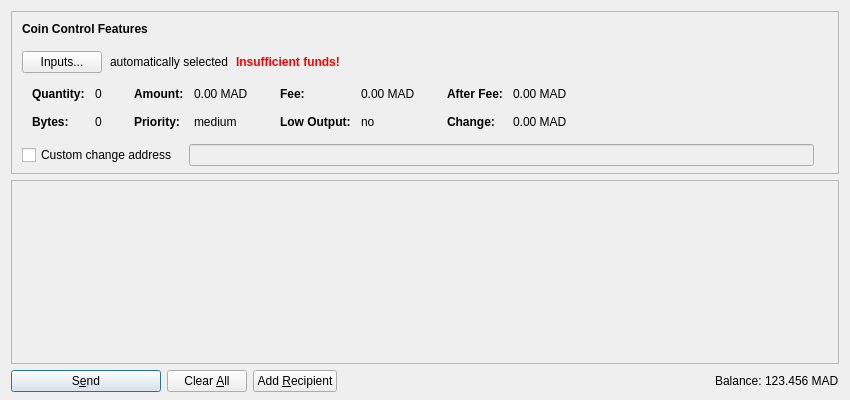
<?xml version="1.0" encoding="UTF-8"?>
<ui version="4.0">
 <class>SendCoinsDialog</class>
 <widget class="QDialog" name="SendCoinsDialog">
  <property name="geometry">
   <rect>
    <x>0</x>
    <y>0</y>
    <width>850</width>
    <height>400</height>
   </rect>
  </property>
  <property name="windowTitle">
   <string>Send Coins</string>
  </property>
  <layout class="QVBoxLayout" name="verticalLayout" stretch="0,1,0">
   <property name="bottomMargin">
    <number>8</number>
   </property>
   <item>
    <widget class="QFrame" name="frameCoinControl">
     <property name="sizePolicy">
      <sizepolicy hsizetype="Expanding" vsizetype="Expanding">
       <horstretch>0</horstretch>
       <verstretch>0</verstretch>
      </sizepolicy>
     </property>
     <property name="maximumSize">
      <size>
       <width>16777215</width>
       <height>16777215</height>
      </size>
     </property>
     <property name="frameShape">
      <enum>QFrame::StyledPanel</enum>
     </property>
     <property name="frameShadow">
      <enum>QFrame::Sunken</enum>
     </property>
     <layout class="QVBoxLayout" name="verticalLayoutCoinControl2">
      <property name="spacing">
       <number>0</number>
      </property>
      <property name="leftMargin">
       <number>0</number>
      </property>
      <property name="topMargin">
       <number>0</number>
      </property>
      <property name="rightMargin">
       <number>0</number>
      </property>
      <property name="bottomMargin">
       <number>6</number>
      </property>
      <item>
       <layout class="QVBoxLayout" name="verticalLayoutCoinControl" stretch="0,0,0,0,1">
        <property name="spacing">
         <number>0</number>
        </property>
        <property name="leftMargin">
         <number>10</number>
        </property>
        <property name="topMargin">
         <number>10</number>
        </property>
        <item>
         <layout class="QHBoxLayout" name="horizontalLayoutCoinControl1">
          <property name="bottomMargin">
           <number>15</number>
          </property>
          <item>
           <widget class="QLabel" name="labelCoinControlFeatures">
            <property name="sizePolicy">
             <sizepolicy hsizetype="Preferred" vsizetype="Maximum">
              <horstretch>0</horstretch>
              <verstretch>0</verstretch>
             </sizepolicy>
            </property>
            <property name="font">
             <font>
              <weight>75</weight>
              <bold>true</bold>
             </font>
            </property>
            <property name="styleSheet">
             <string notr="true">font-weight:bold;</string>
            </property>
            <property name="text">
             <string>Coin Control Features</string>
            </property>
           </widget>
          </item>
         </layout>
        </item>
        <item>
         <layout class="QHBoxLayout" name="horizontalLayoutCoinControl2" stretch="0,0,0,0">
          <property name="spacing">
           <number>8</number>
          </property>
          <property name="bottomMargin">
           <number>10</number>
          </property>
          <item>
           <widget class="QPushButton" name="pushButtonCoinControl">
            <property name="styleSheet">
             <string notr="true"/>
            </property>
            <property name="text">
             <string>Inputs...</string>
            </property>
           </widget>
          </item>
          <item>
           <widget class="QLabel" name="labelCoinControlAutomaticallySelected">
            <property name="text">
             <string>automatically selected</string>
            </property>
            <property name="margin">
             <number>5</number>
            </property>
           </widget>
          </item>
          <item>
           <widget class="QLabel" name="labelCoinControlInsuffFunds">
            <property name="font">
             <font>
              <weight>75</weight>
              <bold>true</bold>
             </font>
            </property>
            <property name="styleSheet">
             <string notr="true">color:red;font-weight:bold;</string>
            </property>
            <property name="text">
             <string>Insufficient funds!</string>
            </property>
            <property name="margin">
             <number>5</number>
            </property>
           </widget>
          </item>
          <item>
           <spacer name="horizontalSpacerCoinControl">
            <property name="orientation">
             <enum>Qt::Horizontal</enum>
            </property>
            <property name="sizeHint" stdset="0">
             <size>
              <width>40</width>
              <height>1</height>
             </size>
            </property>
           </spacer>
          </item>
         </layout>
        </item>
        <item>
         <widget class="QWidget" name="widgetCoinControl" native="true">
          <property name="sizePolicy">
           <sizepolicy hsizetype="Preferred" vsizetype="Preferred">
            <horstretch>0</horstretch>
            <verstretch>0</verstretch>
           </sizepolicy>
          </property>
          <property name="minimumSize">
           <size>
            <width>0</width>
            <height>0</height>
           </size>
          </property>
          <property name="styleSheet">
           <string notr="true"/>
          </property>
          <layout class="QHBoxLayout" name="horizontalLayoutCoinControl5">
           <property name="leftMargin">
            <number>0</number>
           </property>
           <property name="topMargin">
            <number>0</number>
           </property>
           <property name="rightMargin">
            <number>0</number>
           </property>
           <property name="bottomMargin">
            <number>0</number>
           </property>
           <item>
            <layout class="QHBoxLayout" name="horizontalLayoutCoinControl3" stretch="0,0,0,1">
             <property name="spacing">
              <number>20</number>
             </property>
             <property name="topMargin">
              <number>0</number>
             </property>
             <property name="bottomMargin">
              <number>10</number>
             </property>
             <item>
              <layout class="QFormLayout" name="formLayoutCoinControl1">
               <property name="horizontalSpacing">
                <number>10</number>
               </property>
               <property name="verticalSpacing">
                <number>14</number>
               </property>
               <property name="leftMargin">
                <number>10</number>
               </property>
               <property name="topMargin">
                <number>4</number>
               </property>
               <property name="rightMargin">
                <number>6</number>
               </property>
               <item row="0" column="0">
                <widget class="QLabel" name="labelCoinControlQuantityText">
                 <property name="font">
                  <font>
                   <weight>75</weight>
                   <bold>true</bold>
                  </font>
                 </property>
                 <property name="text">
                  <string>Quantity:</string>
                 </property>
                 <property name="margin">
                  <number>0</number>
                 </property>
                </widget>
               </item>
               <item row="0" column="1">
                <widget class="QLabel" name="labelCoinControlQuantity">
                 <property name="cursor">
                  <cursorShape>IBeamCursor</cursorShape>
                 </property>
                 <property name="contextMenuPolicy">
                  <enum>Qt::ActionsContextMenu</enum>
                 </property>
                 <property name="text">
                  <string notr="true">0</string>
                 </property>
                 <property name="margin">
                  <number>0</number>
                 </property>
                 <property name="textInteractionFlags">
                  <set>Qt::LinksAccessibleByMouse|Qt::TextSelectableByKeyboard|Qt::TextSelectableByMouse</set>
                 </property>
                </widget>
               </item>
               <item row="1" column="0">
                <widget class="QLabel" name="labelCoinControlBytesText">
                 <property name="font">
                  <font>
                   <weight>75</weight>
                   <bold>true</bold>
                  </font>
                 </property>
                 <property name="text">
                  <string>Bytes:</string>
                 </property>
                </widget>
               </item>
               <item row="1" column="1">
                <widget class="QLabel" name="labelCoinControlBytes">
                 <property name="cursor">
                  <cursorShape>IBeamCursor</cursorShape>
                 </property>
                 <property name="contextMenuPolicy">
                  <enum>Qt::ActionsContextMenu</enum>
                 </property>
                 <property name="text">
                  <string notr="true">0</string>
                 </property>
                 <property name="textInteractionFlags">
                  <set>Qt::LinksAccessibleByMouse|Qt::TextSelectableByKeyboard|Qt::TextSelectableByMouse</set>
                 </property>
                </widget>
               </item>
              </layout>
             </item>
             <item>
              <layout class="QFormLayout" name="formLayoutCoinControl2">
               <property name="horizontalSpacing">
                <number>10</number>
               </property>
               <property name="verticalSpacing">
                <number>14</number>
               </property>
               <property name="leftMargin">
                <number>6</number>
               </property>
               <property name="topMargin">
                <number>4</number>
               </property>
               <property name="rightMargin">
                <number>6</number>
               </property>
               <item row="0" column="0">
                <widget class="QLabel" name="labelCoinControlAmountText">
                 <property name="font">
                  <font>
                   <weight>75</weight>
                   <bold>true</bold>
                  </font>
                 </property>
                 <property name="text">
                  <string>Amount:</string>
                 </property>
                 <property name="margin">
                  <number>0</number>
                 </property>
                </widget>
               </item>
               <item row="0" column="1">
                <widget class="QLabel" name="labelCoinControlAmount">
                 <property name="cursor">
                  <cursorShape>IBeamCursor</cursorShape>
                 </property>
                 <property name="contextMenuPolicy">
                  <enum>Qt::ActionsContextMenu</enum>
                 </property>
                 <property name="text">
                  <string notr="true">0.00 MAD</string>
                 </property>
                 <property name="textInteractionFlags">
                  <set>Qt::LinksAccessibleByMouse|Qt::TextSelectableByKeyboard|Qt::TextSelectableByMouse</set>
                 </property>
                </widget>
               </item>
               <item row="1" column="0">
                <widget class="QLabel" name="labelCoinControlPriorityText">
                 <property name="font">
                  <font>
                   <weight>75</weight>
                   <bold>true</bold>
                  </font>
                 </property>
                 <property name="text">
                  <string>Priority:</string>
                 </property>
                </widget>
               </item>
               <item row="1" column="1">
                <widget class="QLabel" name="labelCoinControlPriority">
                 <property name="cursor">
                  <cursorShape>IBeamCursor</cursorShape>
                 </property>
                 <property name="contextMenuPolicy">
                  <enum>Qt::ActionsContextMenu</enum>
                 </property>
                 <property name="text">
                  <string notr="true">medium</string>
                 </property>
                 <property name="textInteractionFlags">
                  <set>Qt::LinksAccessibleByMouse|Qt::TextSelectableByKeyboard|Qt::TextSelectableByMouse</set>
                 </property>
                </widget>
               </item>
              </layout>
             </item>
             <item>
              <layout class="QFormLayout" name="formLayoutCoinControl3">
               <property name="horizontalSpacing">
                <number>10</number>
               </property>
               <property name="verticalSpacing">
                <number>14</number>
               </property>
               <property name="leftMargin">
                <number>6</number>
               </property>
               <property name="topMargin">
                <number>4</number>
               </property>
               <property name="rightMargin">
                <number>6</number>
               </property>
               <item row="0" column="0">
                <widget class="QLabel" name="labelCoinControlFeeText">
                 <property name="font">
                  <font>
                   <weight>75</weight>
                   <bold>true</bold>
                  </font>
                 </property>
                 <property name="text">
                  <string>Fee:</string>
                 </property>
                 <property name="margin">
                  <number>0</number>
                 </property>
                </widget>
               </item>
               <item row="0" column="1">
                <widget class="QLabel" name="labelCoinControlFee">
                 <property name="cursor">
                  <cursorShape>IBeamCursor</cursorShape>
                 </property>
                 <property name="contextMenuPolicy">
                  <enum>Qt::ActionsContextMenu</enum>
                 </property>
                 <property name="text">
                  <string notr="true">0.00 MAD</string>
                 </property>
                 <property name="textInteractionFlags">
                  <set>Qt::LinksAccessibleByMouse|Qt::TextSelectableByKeyboard|Qt::TextSelectableByMouse</set>
                 </property>
                </widget>
               </item>
               <item row="1" column="0">
                <widget class="QLabel" name="labelCoinControlLowOutputText">
                 <property name="font">
                  <font>
                   <weight>75</weight>
                   <bold>true</bold>
                  </font>
                 </property>
                 <property name="text">
                  <string>Low Output:</string>
                 </property>
                </widget>
               </item>
               <item row="1" column="1">
                <widget class="QLabel" name="labelCoinControlLowOutput">
                 <property name="cursor">
                  <cursorShape>IBeamCursor</cursorShape>
                 </property>
                 <property name="contextMenuPolicy">
                  <enum>Qt::ActionsContextMenu</enum>
                 </property>
                 <property name="text">
                  <string notr="true">no</string>
                 </property>
                 <property name="textInteractionFlags">
                  <set>Qt::LinksAccessibleByMouse|Qt::TextSelectableByKeyboard|Qt::TextSelectableByMouse</set>
                 </property>
                </widget>
               </item>
              </layout>
             </item>
             <item>
              <layout class="QFormLayout" name="formLayoutCoinControl4">
               <property name="horizontalSpacing">
                <number>10</number>
               </property>
               <property name="verticalSpacing">
                <number>14</number>
               </property>
               <property name="leftMargin">
                <number>6</number>
               </property>
               <property name="topMargin">
                <number>4</number>
               </property>
               <property name="rightMargin">
                <number>6</number>
               </property>
               <item row="0" column="0">
                <widget class="QLabel" name="labelCoinControlAfterFeeText">
                 <property name="font">
                  <font>
                   <weight>75</weight>
                   <bold>true</bold>
                  </font>
                 </property>
                 <property name="text">
                  <string>After Fee:</string>
                 </property>
                 <property name="margin">
                  <number>0</number>
                 </property>
                </widget>
               </item>
               <item row="0" column="1">
                <widget class="QLabel" name="labelCoinControlAfterFee">
                 <property name="cursor">
                  <cursorShape>IBeamCursor</cursorShape>
                 </property>
                 <property name="contextMenuPolicy">
                  <enum>Qt::ActionsContextMenu</enum>
                 </property>
                 <property name="text">
                  <string notr="true">0.00 MAD</string>
                 </property>
                 <property name="textInteractionFlags">
                  <set>Qt::LinksAccessibleByMouse|Qt::TextSelectableByKeyboard|Qt::TextSelectableByMouse</set>
                 </property>
                </widget>
               </item>
               <item row="1" column="0">
                <widget class="QLabel" name="labelCoinControlChangeText">
                 <property name="font">
                  <font>
                   <weight>75</weight>
                   <bold>true</bold>
                  </font>
                 </property>
                 <property name="text">
                  <string>Change:</string>
                 </property>
                </widget>
               </item>
               <item row="1" column="1">
                <widget class="QLabel" name="labelCoinControlChange">
                 <property name="cursor">
                  <cursorShape>IBeamCursor</cursorShape>
                 </property>
                 <property name="contextMenuPolicy">
                  <enum>Qt::ActionsContextMenu</enum>
                 </property>
                 <property name="text">
                  <string notr="true">0.00 MAD</string>
                 </property>
                 <property name="textInteractionFlags">
                  <set>Qt::LinksAccessibleByMouse|Qt::TextSelectableByKeyboard|Qt::TextSelectableByMouse</set>
                 </property>
                </widget>
               </item>
              </layout>
             </item>
            </layout>
           </item>
          </layout>
         </widget>
        </item>
        <item>
         <layout class="QHBoxLayout" name="horizontalLayoutCoinControl4" stretch="0,0,0">
          <property name="spacing">
           <number>12</number>
          </property>
          <property name="sizeConstraint">
           <enum>QLayout::SetDefaultConstraint</enum>
          </property>
          <property name="topMargin">
           <number>5</number>
          </property>
          <property name="rightMargin">
           <number>5</number>
          </property>
          <item>
           <widget class="QCheckBox" name="checkBoxCoinControlChange">
            <property name="toolTip">
             <string>If this is activated, but the change address is empty or invalid, change will be sent to a newly generated address.</string>
            </property>
            <property name="text">
             <string>Custom change address</string>
            </property>
           </widget>
          </item>
          <item>
           <widget class="QValidatedLineEdit" name="lineEditCoinControlChange">
            <property name="enabled">
             <bool>false</bool>
            </property>
            <property name="sizePolicy">
             <sizepolicy hsizetype="Expanding" vsizetype="Fixed">
              <horstretch>0</horstretch>
              <verstretch>0</verstretch>
             </sizepolicy>
            </property>
           </widget>
          </item>
          <item>
           <widget class="QLabel" name="labelCoinControlChangeLabel">
            <property name="sizePolicy">
             <sizepolicy hsizetype="Preferred" vsizetype="Expanding">
              <horstretch>0</horstretch>
              <verstretch>0</verstretch>
             </sizepolicy>
            </property>
            <property name="minimumSize">
             <size>
              <width>0</width>
              <height>0</height>
             </size>
            </property>
            <property name="text">
             <string/>
            </property>
            <property name="margin">
             <number>3</number>
            </property>
           </widget>
          </item>
         </layout>
        </item>
        <item>
         <spacer name="verticalSpacerCoinControl">
          <property name="orientation">
           <enum>Qt::Vertical</enum>
          </property>
          <property name="sizeHint" stdset="0">
           <size>
            <width>800</width>
            <height>1</height>
           </size>
          </property>
         </spacer>
        </item>
       </layout>
      </item>
     </layout>
    </widget>
   </item>
   <item>
    <widget class="QScrollArea" name="scrollArea">
     <property name="widgetResizable">
      <bool>true</bool>
     </property>
     <widget class="QWidget" name="scrollAreaWidgetContents">
      <property name="geometry">
       <rect>
        <x>0</x>
        <y>0</y>
        <width>830</width>
        <height>178</height>
       </rect>
      </property>
      <layout class="QVBoxLayout" name="verticalLayout_2" stretch="0,1">
       <property name="leftMargin">
        <number>0</number>
       </property>
       <property name="topMargin">
        <number>0</number>
       </property>
       <property name="rightMargin">
        <number>0</number>
       </property>
       <property name="bottomMargin">
        <number>0</number>
       </property>
       <item>
        <layout class="QVBoxLayout" name="entries">
         <property name="spacing">
          <number>6</number>
         </property>
        </layout>
       </item>
       <item>
        <spacer name="verticalSpacer">
         <property name="orientation">
          <enum>Qt::Vertical</enum>
         </property>
         <property name="sizeHint" stdset="0">
          <size>
           <width>20</width>
           <height>40</height>
          </size>
         </property>
        </spacer>
       </item>
      </layout>
     </widget>
    </widget>
   </item>
   <item>
    <layout class="QHBoxLayout" name="horizontalLayout">
     <item>
      <widget class="QPushButton" name="sendButton">
       <property name="minimumSize">
        <size>
         <width>150</width>
         <height>0</height>
        </size>
       </property>
       <property name="toolTip">
        <string>Confirm the send action</string>
       </property>
       <property name="text">
        <string>S&amp;end</string>
       </property>
       <property name="icon">
        <iconset resource="../bitcoin.qrc">
         <normaloff>:/icons/send</normaloff>:/icons/send</iconset>
       </property>
       <property name="default">
        <bool>true</bool>
       </property>
      </widget>
     </item>
     <item>
      <widget class="QPushButton" name="clearButton">
       <property name="sizePolicy">
        <sizepolicy hsizetype="Minimum" vsizetype="Fixed">
         <horstretch>0</horstretch>
         <verstretch>0</verstretch>
        </sizepolicy>
       </property>
       <property name="toolTip">
        <string>Clear all fields of the form.</string>
       </property>
       <property name="text">
        <string>Clear &amp;All</string>
       </property>
       <property name="icon">
        <iconset resource="../bitcoin.qrc">
         <normaloff>:/icons/remove</normaloff>:/icons/remove</iconset>
       </property>
       <property name="autoRepeatDelay">
        <number>300</number>
       </property>
       <property name="autoDefault">
        <bool>false</bool>
       </property>
      </widget>
     </item>
     <item>
      <widget class="QPushButton" name="addButton">
       <property name="toolTip">
        <string>Send to multiple recipients at once</string>
       </property>
       <property name="text">
        <string>Add &amp;Recipient</string>
       </property>
       <property name="icon">
        <iconset resource="../bitcoin.qrc">
         <normaloff>:/icons/add</normaloff>:/icons/add</iconset>
       </property>
       <property name="autoDefault">
        <bool>false</bool>
       </property>
      </widget>
     </item>
     <item>
      <spacer name="horizontalSpacer">
       <property name="orientation">
        <enum>Qt::Horizontal</enum>
       </property>
       <property name="sizeHint" stdset="0">
        <size>
         <width>40</width>
         <height>20</height>
        </size>
       </property>
      </spacer>
     </item>
     <item>
      <layout class="QHBoxLayout" name="horizontalLayout_2">
       <property name="spacing">
        <number>3</number>
       </property>
       <item>
        <widget class="QLabel" name="label">
         <property name="sizePolicy">
          <sizepolicy hsizetype="Preferred" vsizetype="Fixed">
           <horstretch>0</horstretch>
           <verstretch>0</verstretch>
          </sizepolicy>
         </property>
         <property name="text">
          <string>Balance:</string>
         </property>
        </widget>
       </item>
       <item>
        <widget class="QLabel" name="labelBalance">
         <property name="sizePolicy">
          <sizepolicy hsizetype="Preferred" vsizetype="Fixed">
           <horstretch>0</horstretch>
           <verstretch>0</verstretch>
          </sizepolicy>
         </property>
         <property name="cursor">
          <cursorShape>IBeamCursor</cursorShape>
         </property>
         <property name="text">
          <string notr="true">123.456 MAD</string>
         </property>
         <property name="textInteractionFlags">
          <set>Qt::LinksAccessibleByMouse|Qt::TextSelectableByKeyboard|Qt::TextSelectableByMouse</set>
         </property>
        </widget>
       </item>
      </layout>
     </item>
    </layout>
   </item>
  </layout>
 </widget>
 <customwidgets>
  <customwidget>
   <class>QValidatedLineEdit</class>
   <extends>QLineEdit</extends>
   <header>qvalidatedlineedit.h</header>
  </customwidget>
 </customwidgets>
 <resources>
  <include location="../bitcoin.qrc"/>
 </resources>
 <connections/>
</ui>
